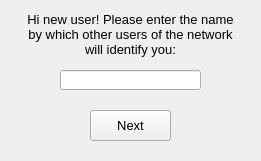
<?xml version="1.0" encoding="UTF-8"?>
<ui version="4.0">
 <class>SetUserName</class>
 <widget class="QWidget" name="SetUserName">
  <property name="windowModality">
   <enum>Qt::ApplicationModal</enum>
  </property>
  <property name="geometry">
   <rect>
    <x>0</x>
    <y>0</y>
    <width>261</width>
    <height>161</height>
   </rect>
  </property>
  <property name="windowTitle">
   <string>Form</string>
  </property>
  <widget class="QPushButton" name="SetUserNextButton">
   <property name="geometry">
    <rect>
     <x>90</x>
     <y>110</y>
     <width>81</width>
     <height>31</height>
    </rect>
   </property>
   <property name="font">
    <font>
     <pointsize>10</pointsize>
    </font>
   </property>
   <property name="text">
    <string>Next</string>
   </property>
  </widget>
  <widget class="QLineEdit" name="SetUserLineEdit">
   <property name="geometry">
    <rect>
     <x>60</x>
     <y>70</y>
     <width>141</width>
     <height>20</height>
    </rect>
   </property>
  </widget>
  <widget class="QLabel" name="UserNameLabel">
   <property name="geometry">
    <rect>
     <x>20</x>
     <y>9</y>
     <width>221</width>
     <height>51</height>
    </rect>
   </property>
   <property name="font">
    <font>
     <pointsize>10</pointsize>
    </font>
   </property>
   <property name="text">
    <string>Hi new user! Please enter the name by which other users of the network will identify you:</string>
   </property>
   <property name="scaledContents">
    <bool>false</bool>
   </property>
   <property name="alignment">
    <set>Qt::AlignCenter</set>
   </property>
   <property name="wordWrap">
    <bool>true</bool>
   </property>
  </widget>
 </widget>
 <resources/>
 <connections/>
</ui>
